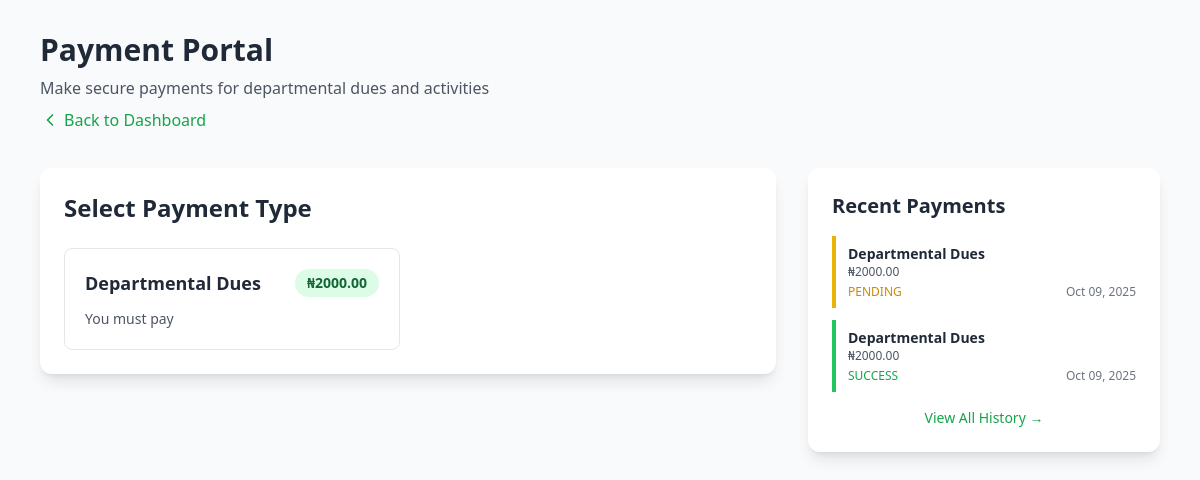
/payment/ (signed in), run on an earlier commit of the app's database.
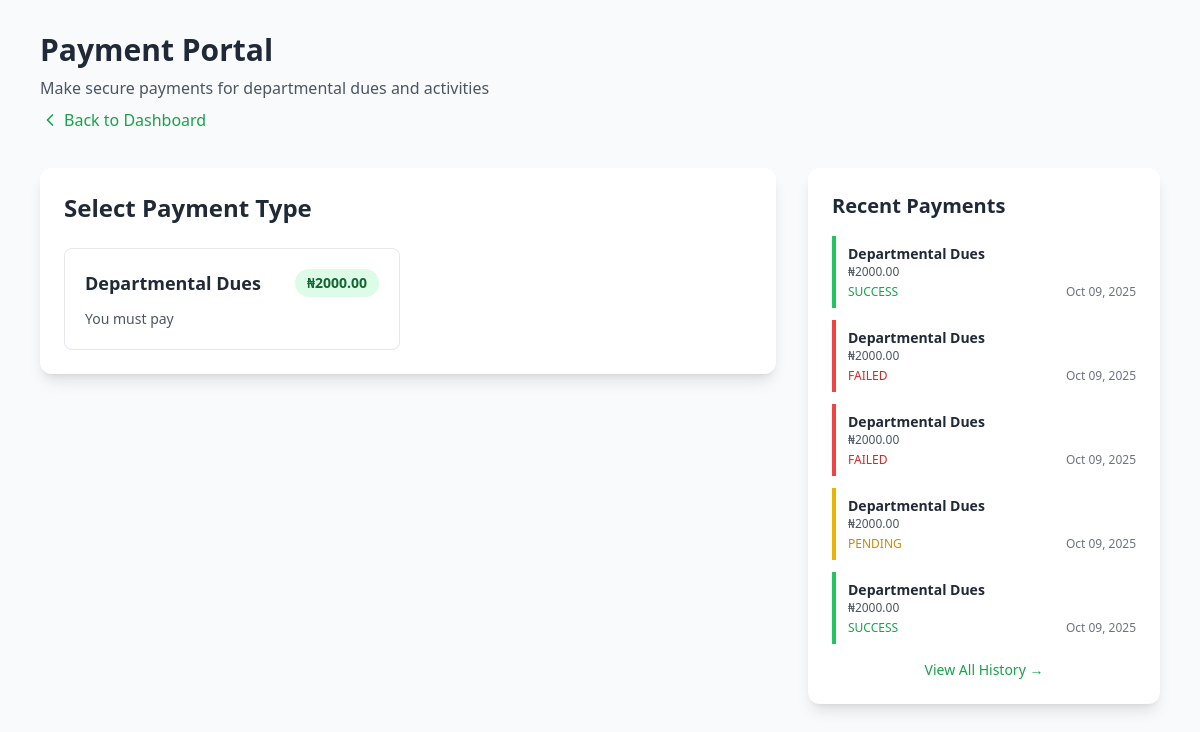
And on a later commit of the database.
### payments/models.py (models this page shows, shortened)
class PaymentType(models.Model):
    name = models.CharField(max_length=100)
    description = models.TextField()
    amount = models.DecimalField(max_digits=10, decimal_places=2)
    is_active = models.BooleanField(default=True)
    created_at = models.DateTimeField(auto_now_add=True)
    class Meta:
        ordering = ['-created_at']

class Payment(models.Model):
    STATUS_CHOICES = [
        ('pending', 'Pending'),
        ('success', 'Success'),
        ('failed', 'Failed'),
        ('abandoned', 'Abandoned'),
    ]
    user = models.ForeignKey(User, on_delete=models.CASCADE, related_name='payments')
    payment_type = models.ForeignKey(PaymentType, on_delete=models.SET_NULL, null=True)
    reference = models.CharField(max_length=100, unique=True, default=uuid.uuid4)
    amount = models.DecimalField(max_digits=10, decimal_places=2)
    status = models.CharField(max_length=20, choices=STATUS_CHOICES, default='pending')
    gateway_response = models.JSONField(null=True, blank=True)
    transaction_date = models.DateTimeField(null=True, blank=True)
    email = models.EmailField()
    phone = models.CharField(max_length=20, blank=True)
    created_at = models.DateTimeField(auto_now_add=True)
    updated_at = models.DateTimeField(auto_now=True)
    class Meta:
        ordering = ['-created_at']
        indexes = [
            models.Index(fields=['reference']),
            models.Index(fields=['status']),
        ]

### payments/views.py (the view)
# urls.py: path('payment/', views.payment_page, name='payment_page'),
@login_required
def payment_page(request):
    payment_types = PaymentType.objects.filter(is_active=True)
    user_payments = Payment.objects.filter(user=request.user).order_by('-created_at')[:10]
    context = {
        'payment_types': payment_types,
        'user_payments': user_payments,
        'paystack_public_key': PAYSTACK_PUBLIC_KEY,
    }
    return render(request, 'payments/payment_page.html', context)

### payments/templates/payments/payment_page.html (shortened to what the changed rows need)
<!DOCTYPE html>
<html lang="en">
<head>
    <script src="https://cdn.tailwindcss.com"></script>
</head>
<body class="bg-gray-50 min-h-screen">
    <div class="container mx-auto px-4 py-8 max-w-6xl">
        <div class="mb-8">
            <h1 class="text-3xl font-bold text-gray-800 mb-2">Payment Portal</h1>
        </div>
        <div class="grid grid-cols-1 lg:grid-cols-3 gap-8">
            <div class="lg:col-span-2">
                <div class="bg-white rounded-xl shadow-lg p-6">
                    <h2 class="text-2xl font-bold text-gray-800 mb-6">Select Payment Type</h2>
                    {% if payment_types %}
                    <div class="grid grid-cols-1 md:grid-cols-2 gap-4">
                        {% for payment_type in payment_types %}
                        <div class="border border-gray-200 rounded-lg p-5 hover:border-green-500 hover:shadow-md transition-all cursor-pointer payment-option"
                             data-id="{{ payment_type.id }}"
                             data-name="{{ payment_type.name }}"
                             data-amount="{{ payment_type.amount }}"
                             onclick="selectPayment(this)">
                            <div class="flex justify-between items-start mb-3">
                                <h3 class="font-bold text-lg text-gray-800">{{ payment_type.name }}</h3>
                                <span class="bg-green-100 text-green-800 px-3 py-1 rounded-full text-sm font-semibold">₦{{ payment_type.amount }}</span>
                            </div>
                            <p class="text-gray-600 text-sm">{{ payment_type.description }}</p>
                        </div>
                        {% endfor %}
                    </div>
                    {% else %}
                    <p class="text-gray-500 text-center py-8">No payment types available at the moment.</p>
                    {% endif %}
                </div>
            </div>
            <div class="lg:col-span-1">
                <div class="bg-white rounded-xl shadow-lg p-6 sticky top-8">
                    <h2 class="text-xl font-bold text-gray-800 mb-4">Recent Payments</h2>
                    {% if user_payments %}
                    <div class="space-y-3">
                        {% for payment in user_payments %}
                        <div class="border-l-4 {% if payment.status == 'success' %}border-green-500{% elif payment.status == 'failed' %}border-red-500{% else %}border-yellow-500{% endif %} pl-3 py-2">
                            <p class="font-semibold text-sm text-gray-800">{{ payment.payment_type.name }}</p>
                            <p class="text-xs text-gray-600">₦{{ payment.amount }}</p>
                            <div class="flex justify-between items-center mt-1">
                                <span class="text-xs {% if payment.status == 'success' %}text-green-600{% elif payment.status == 'failed' %}text-red-600{% else %}text-yellow-600{% endif %} font-medium uppercase">
                                    {{ payment.status }}
                                </span>
                                <span class="text-xs text-gray-500">{{ payment.created_at|date:"M d, Y" }}</span>
                            </div>
                        </div>
                        {% endfor %}
                    </div>
                    {% else %}
                    <p class="text-gray-500 text-sm text-center py-4">No payment history yet</p>
                    {% endif %}
                </div>
            </div>
        </div>
    </div>
</body>
</html>

What changed in the data, as far as the page shows it:
added Payment: payment_type.name "Departmental Dues", amount "2000.00", status "SUCCESS", created_at "Oct 09, 2025"
added Payment: payment_type.name "Departmental Dues", amount "2000.00", status "FAILED", created_at "Oct 09, 2025"
added Payment: payment_type.name "Departmental Dues", amount "2000.00", status "FAILED", created_at "Oct 09, 2025"
